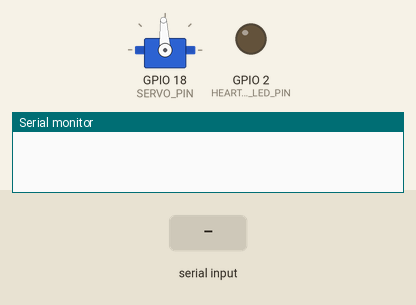
This sketch was run on a simulated ESP32. On the bench: servo, output pins drawn as LEDs (lit = HIGH), the last lines printed to the serial monitor. Dashed ring = blinking. The inputs (shaded band) are chosen by the test bench. Servo pulses on a pin are drawn as a servo (544–2400 µs = 0–180°).

Above: at 0.1 s.
At 2.2 s:
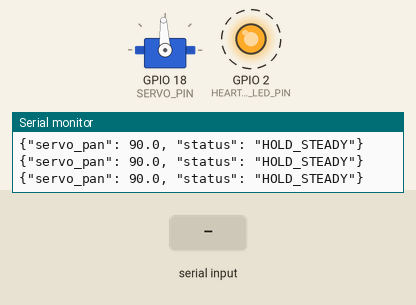
2.3 s: "pan:1\n" received over Serial
At 7.24 s:
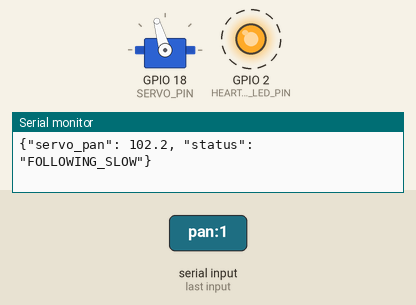
Timing chart, 0 to 11.3 s (numbered marks = the images above; inputs shaded):
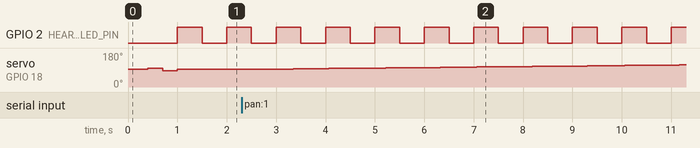

Measured:
- after the input at 2.3 s, servo on GPIO 18 (SERVO_PIN): moves from 93° to 117° over 8.6 s, starting after 0.28 s
- by itself, GPIO 2 (HEARTBEAT_LED_PIN): alternates HIGH for 0.50 s and LOW for 0.50 s

The sketch:

esp32_servo_tracker.ino
```cpp
/*
 * =====================================================================================
 * ESP32 MG996R Smooth Drone Tracker Firmware
 * =====================================================================================
 * Wiring:
 * - Servo Signal Wire (Orange / Yellow) -> ESP32 GPIO 18 (D18)
 * - Servo Power (Red)                   -> External 5V / Battery (NOT ESP32 3.3V pin!)
 * - Servo Ground (Brown / Black)        -> Common Ground (ESP32 GND & Power GND)
 * =====================================================================================
 */

#include <Arduino.h>

// ----------------- CONFIGURATION SETTINGS -----------------
#define SERVO_PIN           18      // GPIO 18 (D18) for Servo Signal
#define HEARTBEAT_LED_PIN   2       // GPIO 2 for built-in LED
#define SERIAL_BAUD         115200  // USB Serial Baud Rate

// ----------------- STRICT SAFETY ANGLE LIMITS (22-30° RANGE) -----------------
#define SERVO_CENTER_DEG    90.0f   // Center neutral angle (Forward Boresight)
#define MAX_OFFSET_DEG      25.0f   // Maximum tilt offset from center
#define SERVO_MIN_DEG       (SERVO_CENTER_DEG - MAX_OFFSET_DEG)  // 65.0° (Hard Left Limit)
#define SERVO_MAX_DEG       (SERVO_CENTER_DEG + MAX_OFFSET_DEG)  // 115.0° (Hard Right Limit)

// ----------------- DIRECTION CONFIGURATION -----------------
// Set to false if: Drone on right -> Servo tilts right
// Set to true  if: Your servo mechanical mounting moves in the opposite direction
#define INVERT_DIRECTION    true

// ----------------- SPEED & SMOOTHING (ULTRA-SLOW CRAWL) -----------------
#define MAX_STEP_DEG        0.05f   // Ultra-slow speed: max 0.05° per 20ms = ~2.5°/second
#define DEADZONE_DEG        1.0f    // Deadband: holds motor completely still when centered
#define UPDATE_INTERVAL_MS  20      // 50Hz update loop (every 20ms)

// PWM Hardware Timer Configuration
#define PWM_CHANNEL         0
#define PWM_FREQ_HZ         50      // 50Hz servo refresh rate (20ms period)
#define PWM_RESOLUTION      16      // 16-bit timer (0-65535 ticks)
#define DUTY_MIN_TICKS      1638    // 500us pulse (0°)
#define DUTY_MAX_TICKS      8192    // 2500us pulse (180°)

// ----------------- STATE VARIABLES -----------------
float targetAngle   = SERVO_CENTER_DEG;
float currentAngle  = SERVO_CENTER_DEG;
uint32_t lastUpdate = 0;
uint32_t lastAck    = 0;
uint32_t lastBlink  = 0;
bool ledState       = false;
String rxBuffer     = "";

// ----------------- HELPER FUNCTIONS -----------------

// Strict clamp function: guarantees angle can NEVER exceed 65°-115° and NEVER exceeds 180°
float clampAngle(float angle) {
  if (isnan(angle) || isinf(angle)) return SERVO_CENTER_DEG;
  if (angle < SERVO_MIN_DEG) return SERVO_MIN_DEG;
  if (angle > SERVO_MAX_DEG) return SERVO_MAX_DEG;
  return angle;
}

// Convert angle (0-180°) to 16-bit PWM Duty Cycle ticks
uint32_t angleToDuty(float angle) {
  angle = clampAngle(angle);
  return (uint32_t)(DUTY_MIN_TICKS + (angle / 180.0f) * (DUTY_MAX_TICKS - DUTY_MIN_TICKS));
}

// Apply PWM pulse to GPIO pin
void applyServoDuty(float angle) {
  uint32_t duty = angleToDuty(angle);
  #if defined(ESP_ARDUINO_VERSION_MAJOR) && (ESP_ARDUINO_VERSION_MAJOR >= 3)
    ledcWrite(SERVO_PIN, duty);
  #else
    ledcWrite(PWM_CHANNEL, duty);
  #endif
}

// Parse incoming JSON: {"pan": 90.0}
void parseCommand(const String& cmd) {
  int keyIdx = cmd.indexOf("\"pan\"");
  if (keyIdx == -1) keyIdx = cmd.indexOf("pan");

  if (keyIdx != -1) {
    int colonIdx = cmd.indexOf(':', keyIdx);
    if (colonIdx != -1) {
      float parsed = cmd.substring(colonIdx + 1).toFloat();

      #if INVERT_DIRECTION
        parsed = SERVO_CENTER_DEG - (parsed - SERVO_CENTER_DEG);
      #endif

      targetAngle = clampAngle(parsed);
    }
  }
}

// ----------------- SETUP & LOOP -----------------

void setup() {
  Serial.begin(SERIAL_BAUD);
  pinMode(HEARTBEAT_LED_PIN, OUTPUT);
  digitalWrite(HEARTBEAT_LED_PIN, LOW);

  // Initialize LEDC PWM
  #if defined(ESP_ARDUINO_VERSION_MAJOR) && (ESP_ARDUINO_VERSION_MAJOR >= 3)
    ledcAttach(SERVO_PIN, PWM_FREQ_HZ, PWM_RESOLUTION);
  #else
    ledcSetup(PWM_CHANNEL, PWM_FREQ_HZ, PWM_RESOLUTION);
    ledcAttachPin(SERVO_PIN, PWM_CHANNEL);
  #endif

  // Start centered
  currentAngle = SERVO_CENTER_DEG;
  targetAngle  = SERVO_CENTER_DEG;
  applyServoDuty(currentAngle);

  // Quick 1-second physical startup verification (small gentle ±5° wiggle)
  delay(400);
  applyServoDuty(SERVO_CENTER_DEG + 6.0f);
  delay(300);
  applyServoDuty(SERVO_CENTER_DEG - 6.0f);
  delay(300);
  applyServoDuty(SERVO_CENTER_DEG);

  Serial.println("{\"status\": \"READY\", \"servo_pan\": 90.0, \"min\": 65.0, \"max\": 115.0}");
}

void loop() {
  uint32_t now = millis();

  // 1. Read Serial Command
  while (Serial.available() > 0) {
    char c = (char)Serial.read();
    if (c == '\n' || c == '\r') {
      if (rxBuffer.length() > 0) {
        rxBuffer.trim();
        parseCommand(rxBuffer);
        rxBuffer = "";
      }
    } else {
      if (rxBuffer.length() < 128) rxBuffer += c;
    }
  }

  // 2. Smooth Ultra-Slow Tracking Loop (every 20ms)
  if (now - lastUpdate >= UPDATE_INTERVAL_MS) {
    lastUpdate = now;

    targetAngle = clampAngle(targetAngle);
    float diff = targetAngle - currentAngle;

    // Deadband check: if within 1.0°, stay completely still (no jitter)
    if (abs(diff) > DEADZONE_DEG) {
      // Ultra-slow step (max 0.05° per step = ~2.5°/s)
      float step = constrain(diff * 0.08f, -MAX_STEP_DEG, MAX_STEP_DEG);
      currentAngle += step;
      currentAngle = clampAngle(currentAngle);
      applyServoDuty(currentAngle);
    }
  }

  // 3. Heartbeat LED (Blinks every 500ms to show ESP32 is running)
  if (now - lastBlink >= 500) {
    lastBlink = now;
    ledState = !ledState;
    digitalWrite(HEARTBEAT_LED_PIN, ledState ? HIGH : LOW);
  }

  // 4. Send Telemetry ACK every 100ms
  if (now - lastAck >= 100) {
    lastAck = now;
    Serial.printf("{\"servo_pan\": %.1f, \"status\": \"%s\"}\n",
                  currentAngle, (abs(targetAngle - currentAngle) <= DEADZONE_DEG) ? "HOLD_STEADY" : "FOLLOWING_SLOW");
  }
}
```
